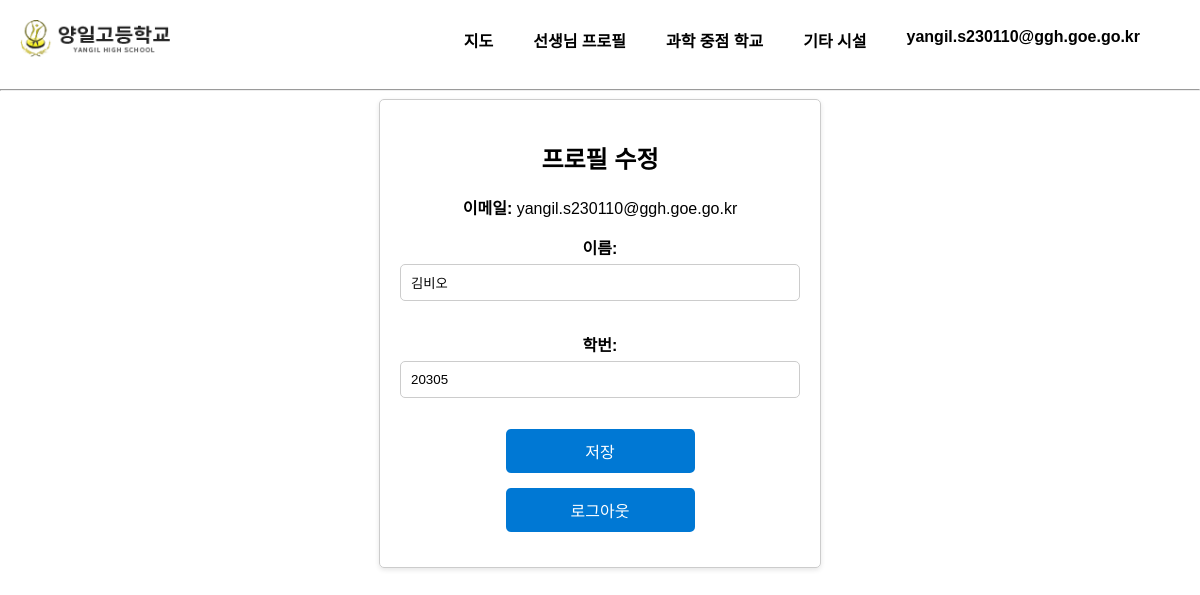
The app's page /user/profile/ (signed in), older data.
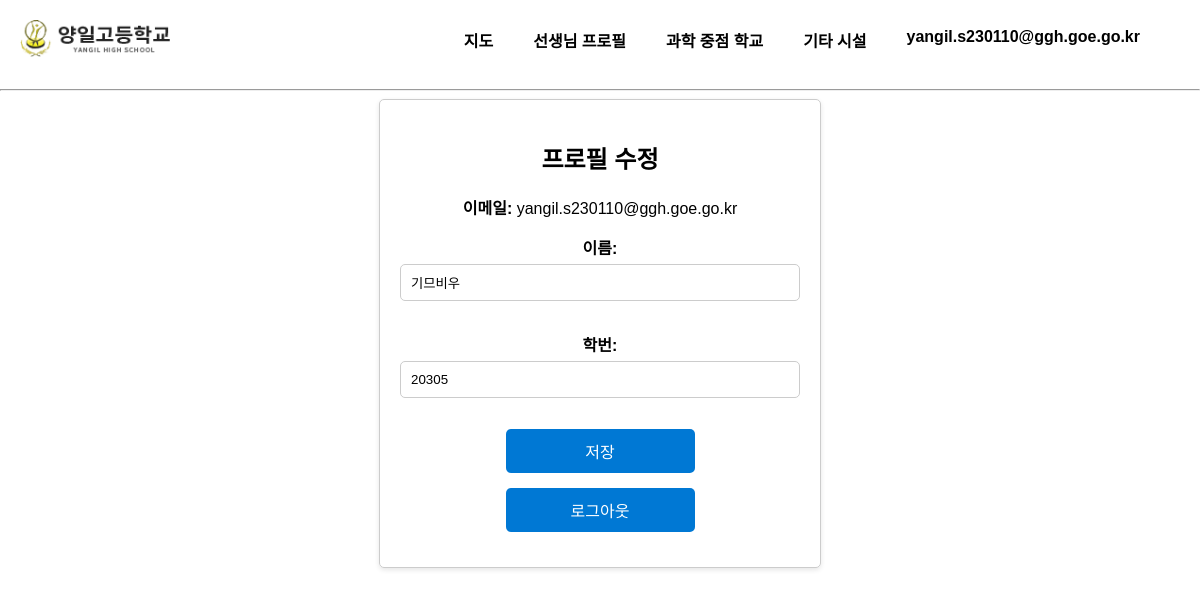
The same page, newer data.
### accounts/models.py (models this page shows)
class CustomUser(AbstractBaseUser, PermissionsMixin):
    email = models.EmailField(unique=True)
    name = models.CharField(max_length=30)
    class_num = models.CharField(max_length=10)
    is_staff = models.BooleanField(default=False)
    is_active = models.BooleanField(default=True)
    email_verified = models.BooleanField(default=False)
    objects = CustomUserManager()
    USERNAME_FIELD = 'email'
    REQUIRED_FIELDS = ['name', 'class_num']
    def __str__(self):
        return self.email

### accounts/views.py (the view)
# urls.py: path('profile/', profile_view, name='profile'),
@login_required
def profile_view(request):
    if request.method == 'POST':
        form = ProfileUpdateForm(request.POST, instance=request.user)
        if form.is_valid():
            form.save()
            return redirect('index')
    else:
        form = ProfileUpdateForm(instance=request.user)
    return render(request, 'profile/profile.html', {'form': form})

### accounts/forms.py
class ProfileUpdateForm(forms.ModelForm):
    class Meta:
        model = CustomUser
        fields = ['name', 'class_num']
        widgets = {
            'name': forms.TextInput(attrs={'id': 'name', 'class': 'profile-update-form-control'}),
            'class_num': forms.TextInput(attrs={'id': 'class_num', 'class': 'profile-update-form-control'}),
        }
        labels = {
            'name': '이름',  # 원하는 레이블 내용으로 수정
            'class_num': '학번',  # 원하는 레이블 내용으로 수정
        }
    def __init__(self, *args, **kwargs):
        super(ProfileUpdateForm, self).__init__(*args, **kwargs)

### accounts/templates/profile/profile.html (shortened to what this page needs)
{% load static %}
<!DOCTYPE html>
<html>
<head>
    <link rel="stylesheet" href="{% static 'css/style.css' %}">
</head>
<body>
    {% include 'root/header.html' %}
    <hr>
    <div class="signup-container">
        <h2>프로필 수정</h2>
        <div class="update_email">
            <span class="email-label">이메일: </span>
            <p>{{ user.email }}</p>
        </div>
        <form method="post">
            {{ form.as_p }}
            <button type="submit">저장</button>
        </form>
        <form action="{% url 'accounts:logout' %}" method="post">
            <button type="submit">로그아웃</button>
        </form>
    </div>
</body>
</html>

### main/templates/root/header.html
{% load static %}
<header>
    <a href="{% url 'index' %}">
        <img src="{% static 'images/yangil logo.png' %}" alt="양일고등학교">
    </a>
    <nav>
        <ul>
            <li><a href="{% url 'maps' %}">지도</a></li>
            {% if user.is_authenticated %}
            <li><a href="{% url 'teachers' %}">선생님 프로필</a></li>
            {% endif %}
            <li><a href="{% url 'science' %}">과학 중점 학교</a></li>
            <li><a href="{% url 'trans_edu' %}">기타 시설</a></li>
            {% if user.is_authenticated %}
                <li><a href="{% url 'accounts:profile' %}">{{user}}</a></li>
            {% else %}
                <li><a href="{% url 'accounts:login' %}">로그인</a></li>
            {% endif %}
        </ul>
    </nav>
</header>

Row changes from the older to the newer data that the page shows:
changed CustomUser "yangil.s230110@ggh.goe.go.kr": name "김비오" → "기므비우"
